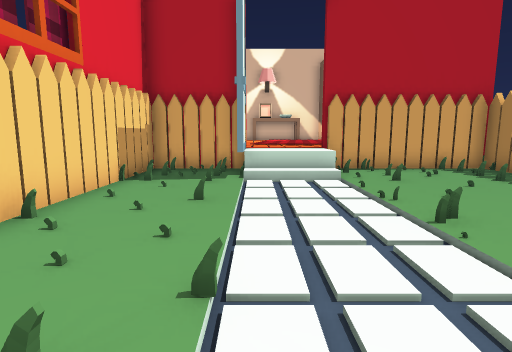
view 1 (above)

16 first-person views from a walk through a Unity game level. The camera is 1.2 m above the floor, tilts 8° down and sees 80° across. The floor is counted in squares, 1 m on a side. Each view is taken from the middle of a square. On the plan, view 1 faces up. The plan holds only what a view shows up to about 13 squares ahead; the rest is blank. The player character is not drawn. Door leaves are left out, so doorways stand open.

view 2
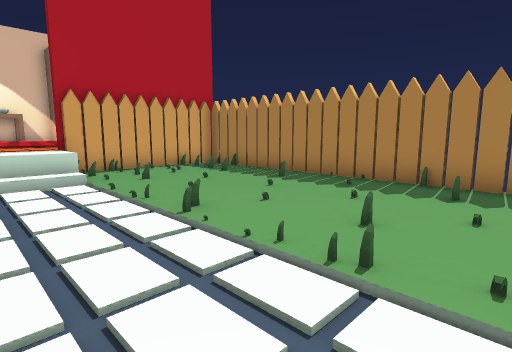

view 3
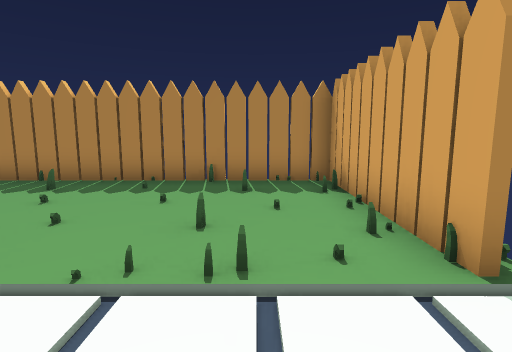

view 4
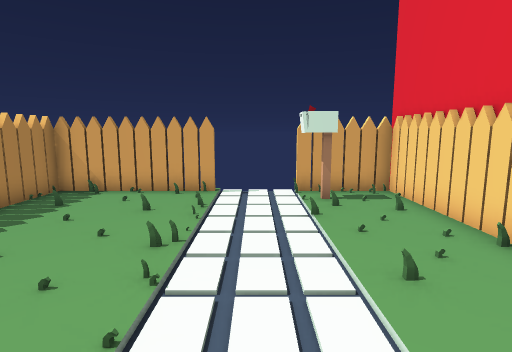

view 5
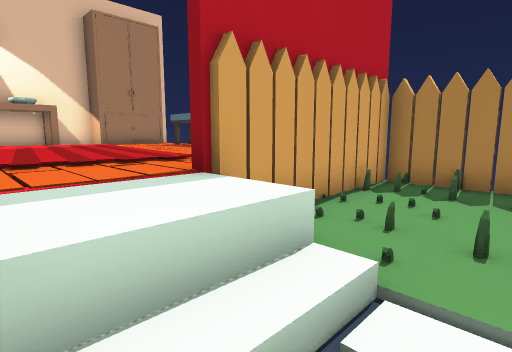

view 6
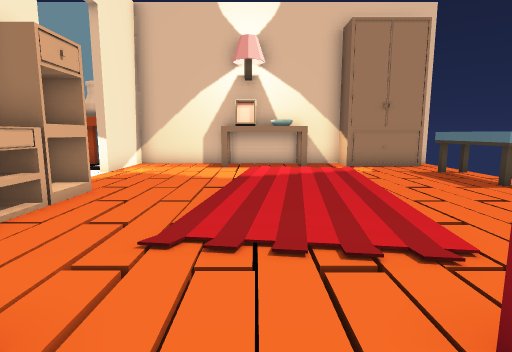

view 7
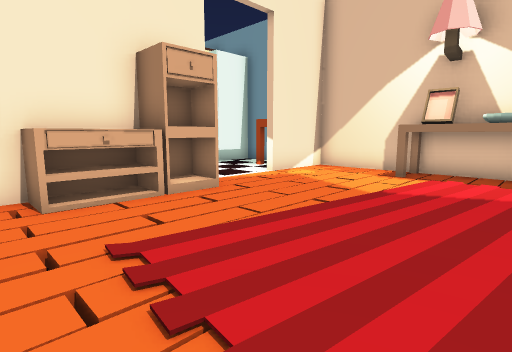

view 8
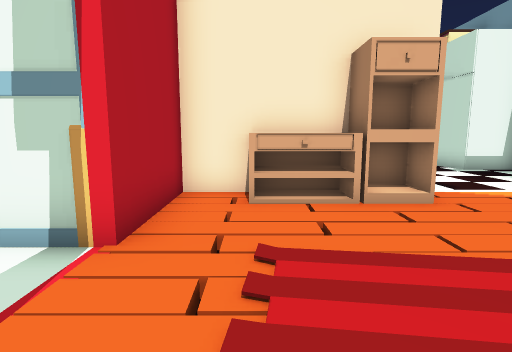

view 9
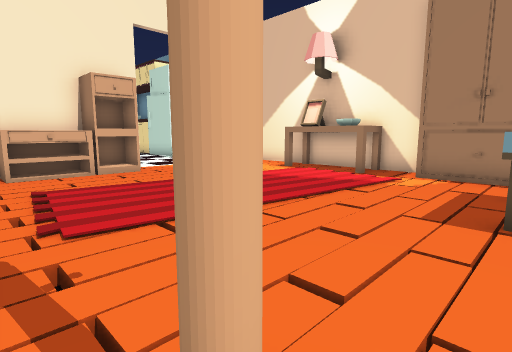

view 10
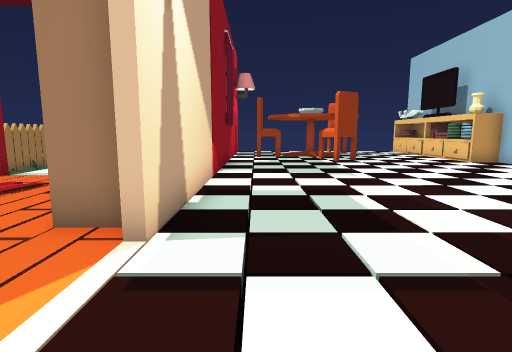

view 11
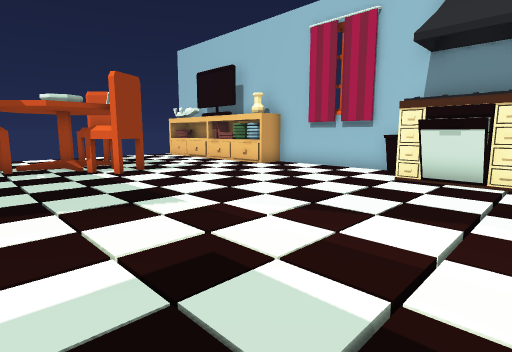

view 12
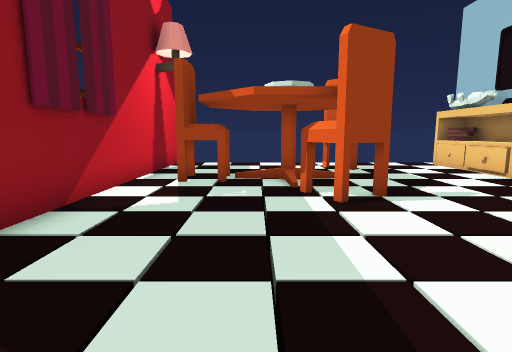

view 13
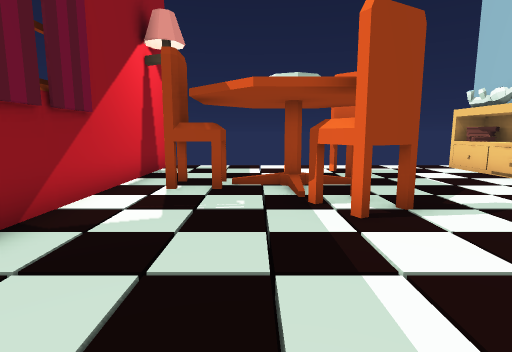

view 14
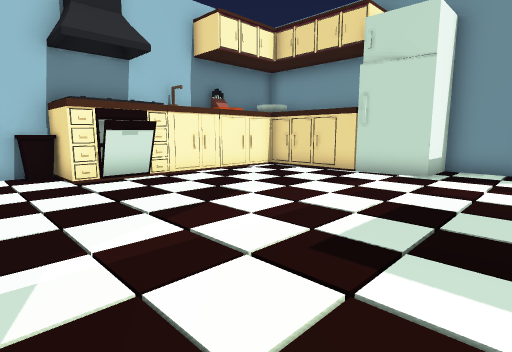

view 15
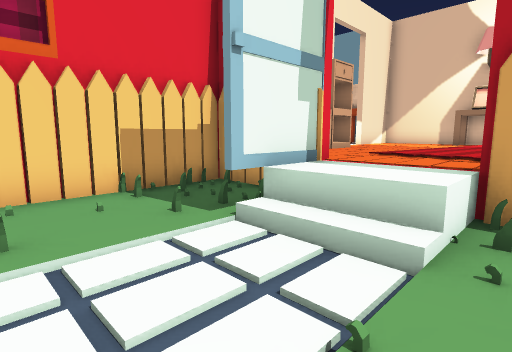

view 16
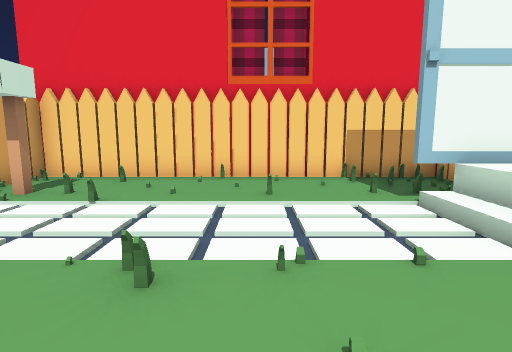

### Floor plan
Key: @ floor where view 1 was taken; # wall or solid block; . main floor; : floor 0.5 m higher than the main floor; + floor 0.75 m higher than the main floor; / step, stairs or slope; D open door; = window, fence, low wall or low ledge; M mailbox; T table; W wardrobe; R drawers; F fridge; O other object.
Columns run from 15 left of view 1 to 8 right of it. Each row starts with its distance up from view 1.
 21        #########TT##
 20        F//##///TTTTWWWW
 19   ####FF///#/////+++///
 18   #++++////DD++/++++//O
 17   #++++////DD/+/+++///O
 16   #++++////D//+/+++///O
 15   #++++////#R///+++++//
 14   #////////#R///+++////
 13  ##////////#RR//+++////
 12 ###////////#R++//+///#
 11 #//////////#+++/://// /
 10 #//////////#####+#######
  9 #//++++////##.##+=#... #
  8 #//++++////##..=///....#
  7 #//++++////##..........#
  6 ##/+++/////##..........#
  5  #////##///##..........#
  4  #/////////##..........#
  3  #/////#/####..........#
  2 #=////   ####..........#
  1 #=///##////##..........#
  0 ##/++++////##.M@.......#
 -1 ##/++++////#####.#######

Where each view was taken, in squares from view 1:
view 1: 0 up, 0 right, facing up
view 2: 0 up, 0 right, facing up-right
view 3: 1 up, 0 right, facing right
view 4: 9 up, 1 right, facing down
view 5: 7 up, 0 right, facing up-right
view 6: 9 up, 1 right, facing up
view 7: 11 up, 3 right, facing up-left
view 8: 12 up, 3 right, facing left
view 9: 11 up, 7 right, facing up-left
view 10: 19 up, 5 left, facing down
view 11: 15 up, 5 left, facing down-left
view 12: 11 up, 7 left, facing down
view 13: 10 up, 7 left, facing down
view 14: 10 up, 5 left, facing up-left
view 15: 5 up, 3 right, facing up-left
view 16: 5 up, 5 right, facing left
